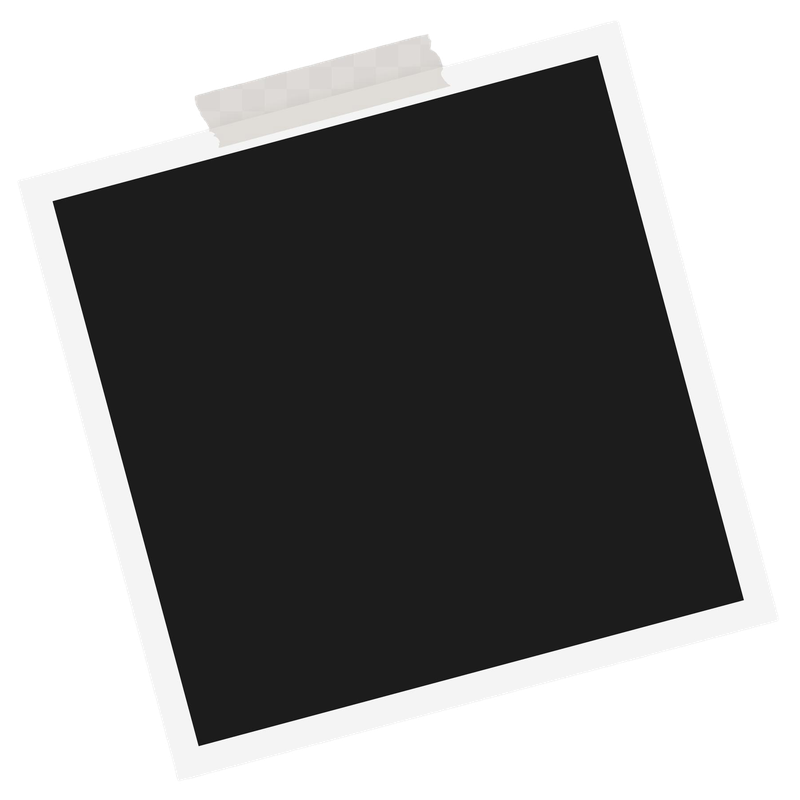
#> input picture images/frag_image_84_1-23.png, 800 x 800 px, found by its file name
$ python check_frag_cut.py
#> lines starting #> are read from the running program, lines starting #| are printed output that depends on the picture; long printed decimals are rounded
"""Проверка вырезки фрагмента рамки 1:23: alpha-bbox фрагмента vs ожидание из листа."""
from PIL import Image
import numpy as np

frag = Image.open("/home/z/my-project/public/images/frag_image_84_1-23.png")
#> frag is the input picture: PIL image 800x800 RGBA; mean R, G, B, A 44.7, 44.6, 44.5, 157.2
a = np.array(frag)[:, :, 3]
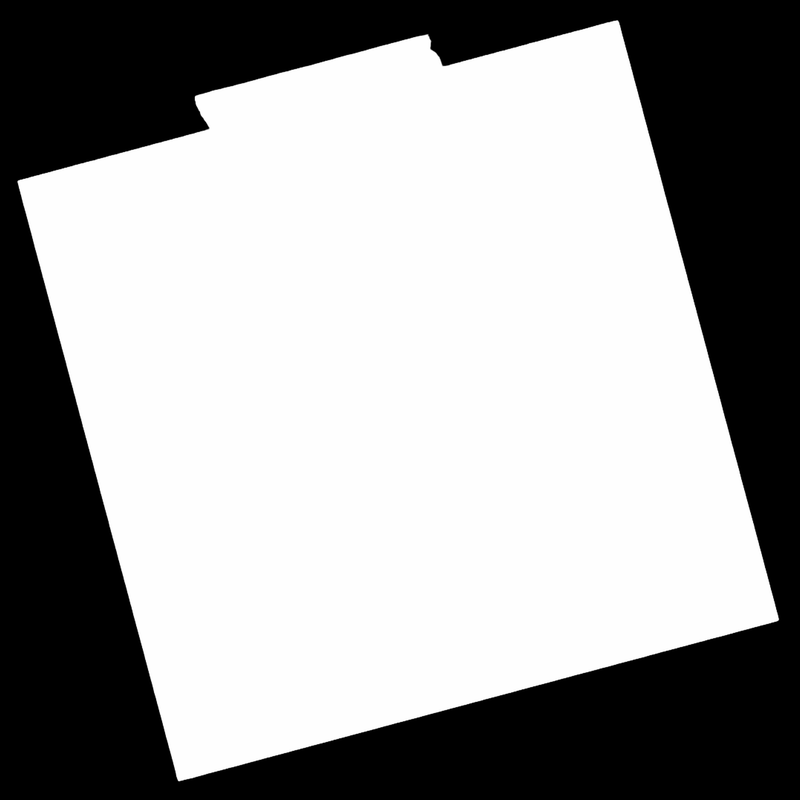
#> a: shape (800, 800); min 0, max 255, mean 157.2
ys, xs = np.where(a > 10)
print("frag 800x800, alpha-bbox:", xs.min(), xs.max(), ys.min(), ys.max())
#| frag 800x800, alpha-bbox: 17 779 20 781
print("  доля непрозрачного: x", (xs.max()-xs.min())/800, "y", (ys.max()-ys.min())/800)
#|   доля непрозрачного: x 0.9525 y 0.9513

# Ожидание: вырезка из листа (2000x2000) региона (0.0535..0.9512, 0.0502..0.9485)
# => поля в фрагменте должны быть ~ (107/1795, 100/1797) = 6%/5.6%
sheet = Image.open("/home/z/my-project/figma/img/image_84_1-23.png")
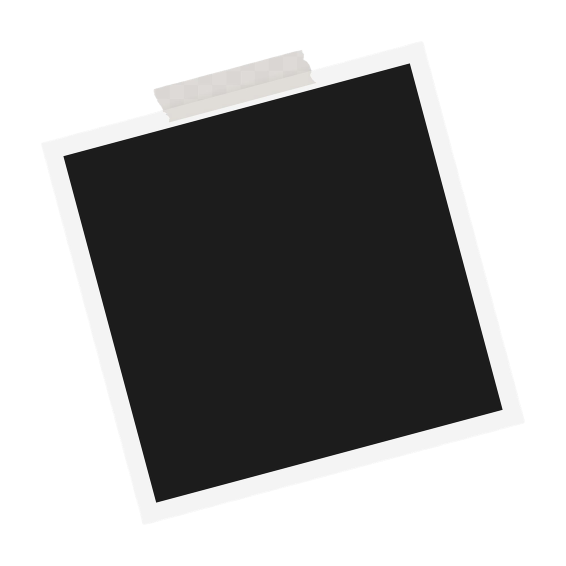
#> input picture images/image_84_1-23.png, 1132 x 1132 px, found by its file name (shown at 1/2 size)
#> sheet is the input picture: PIL image 1132x1132 RGBA; mean R, G, B, A 35.8, 35.7, 35.7, 126.8
sa = np.array(sheet)[:, :, 3]
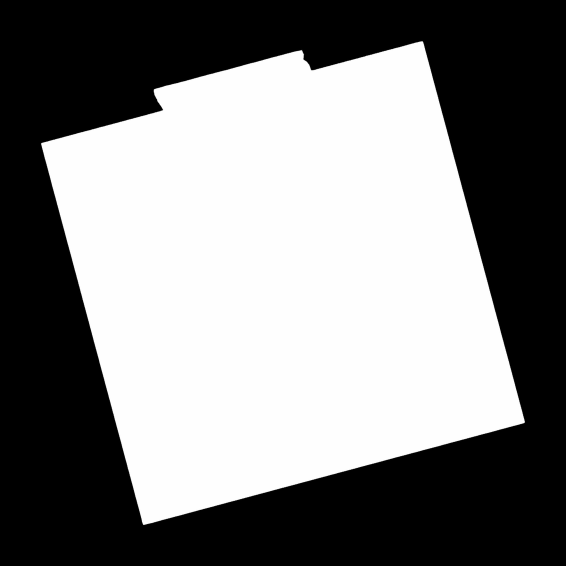
#> sa: shape (1132, 1132) (shown at 1/2 size); min 0, max 255, mean 126.8
sys_, sxs = np.where(sa > 10)
print("sheet 2000x2000, alpha-bbox:", sxs.min(), sxs.max(), sys_.min(), sys_.max())
#| sheet 2000x2000, alpha-bbox: 81 1049 82 1050
# Какая доля листа занята полароидом:
print("sheet: x", sxs.min()/2000, (sxs.max()+1)/2000, " y", sys_.min()/2000, (sys_.max()+1)/2000)
#| sheet: x 0.0405 0.525  y 0.041 0.5255

# Правильная вырезка региона трансформа:
x0, x1 = int(0.0535*2000), int(0.9512*2000)
y0, y1 = int(0.0502*2000), int(0.9485*2000)
region = sheet.crop((x0, y0, x1, y1))
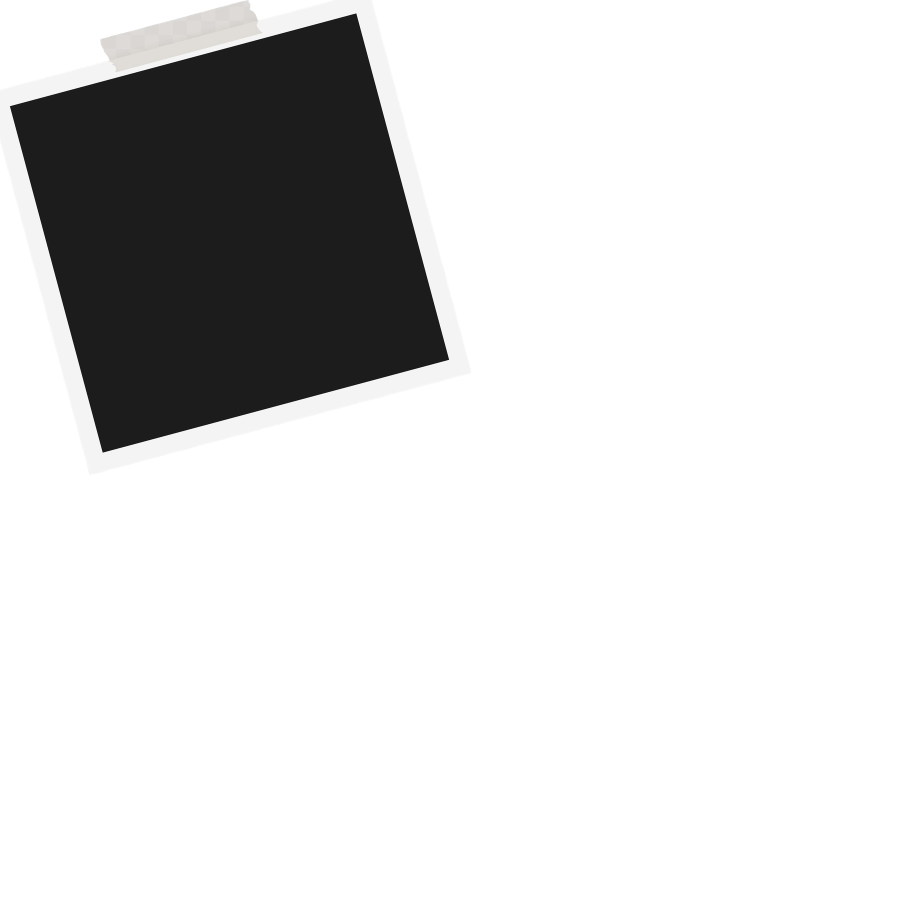
#> region: PIL image 1795x1797 RGBA (shown at 1/2 size); mean R, G, B, A 14, 14, 14, 50.2; transparent parts drawn white
ra = np.array(region)[:, :, 3]
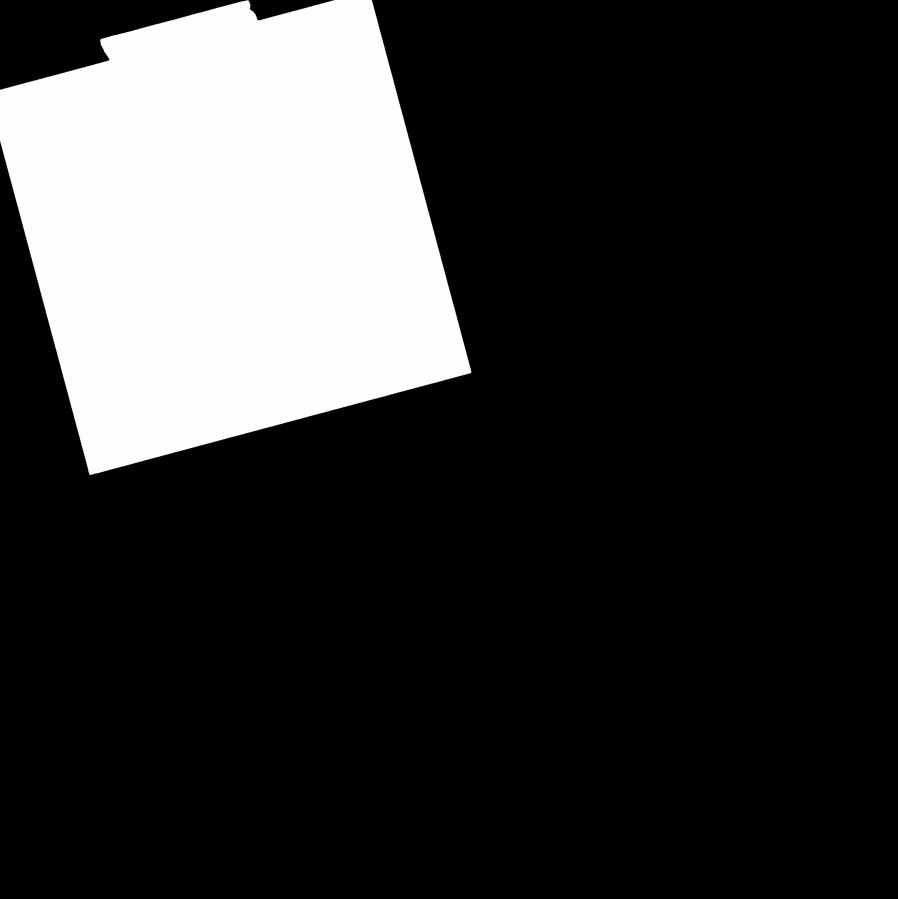
#> ra: shape (1797, 1795) (shown at 1/2 size); min 0, max 255, mean 50.2
rys, rxs = np.where(ra > 10)
print("region:", region.size, "alpha-bbox в регионе:", rxs.min(), rxs.max(), rys.min(), rys.max())
#| region: (1795, 1797) alpha-bbox в регионе: 0 942 0 950
print("  поля: left", rxs.min()/region.width, "right", (region.width-rxs.max())/region.width,
      "top", rys.min()/region.height, "bottom", (region.height-rys.max())/region.height)
#|   поля: left 0.0 right 0.4752 top 0.0 bottom 0.4713
